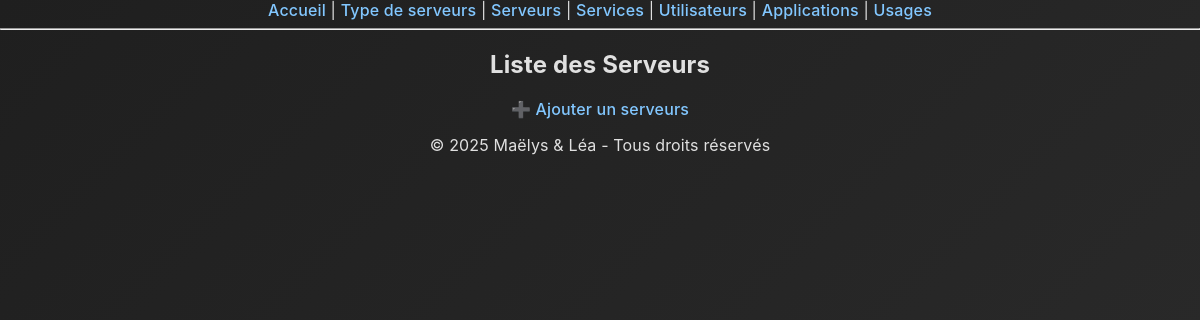
Page /serveurs/ on the earlier database version.
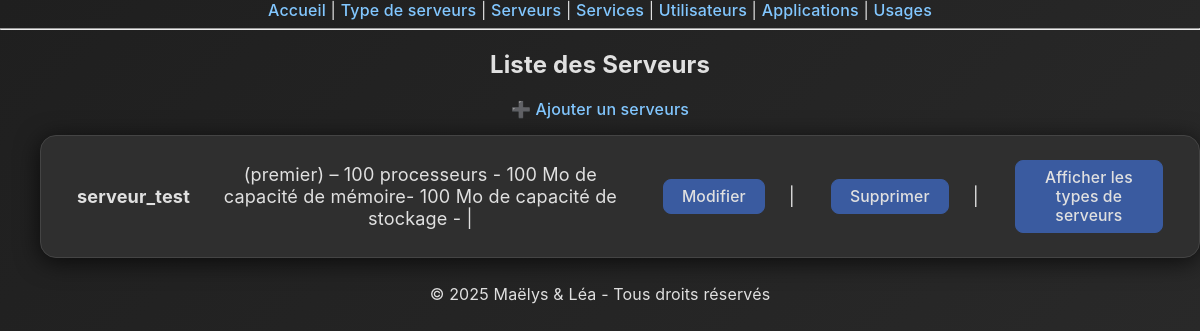
Same page on the later database version.
### monapp/models.py (models this page shows, shortened)
class Serveurs(models.Model):
    nom_serveurs = models.CharField(max_length=100, default="serveur_test")  # Ajout d'un default pour éviter problème migration
    type_serveur = models.ForeignKey("TypeServeurs", on_delete=models.CASCADE, default=None)  # Clé étrangère, renommée au singulier pour clarifier
    nombre_processeur_serveurs = models.IntegerField(default=100, blank=False)
    capacite_memoire_serveurs = models.IntegerField(default=100)
    capacite_stockage_serveurs = models.IntegerField(default=100)

class TypeServeurs(models.Model):
    type = models.CharField(max_length=100)
    description_serveurs = models.TextField(blank=False)
    def __str__(self):
        return f"{self.type}"

### monapp/views.py (the view)
# urls.py: path('serveurs/', views.serveurs_list, name='serveurs_list'),
def serveurs_list(request):
    serveurs = Serveurs.objects.all()
    return render(request, 'monapp/serveurs_list.html', {'serveurs': serveurs})

### monapp/templates/monapp/serveurs_list.html
{% extends 'monapp/base.html' %}
{% block content %}
<h2>Liste des Serveurs</h2>
<a href="{% url 'serveurs_create' %}">➕ Ajouter un serveurs</a>
<ul>
    {% for serveur in serveurs %}
        <li>
            <strong>{{ serveur.nom_serveurs }}</strong> ({{ serveur.type_serveur }}) – {{ serveur.nombre_processeur_serveurs }} processeurs - {{ serveur.capacite_memoire_serveurs }} Mo de capacité de mémoire- {{ serveur.capacite_stockage_serveurs }} Mo de capacité de stockage - {{ serveur.type_serveurs }}
            | <a href="{% url 'serveurs_update' serveur.pk %}">Modifier</a>
            | <a href="{% url 'serveurs_delete' serveur.pk %}" onclick="return confirm('Es-tu sûr de vouloir supprimer ce serveur ?')">Supprimer</a>
            | <a href="{% url 'serveurs_affiche' %}">Afficher les types de serveurs</a>
        </li>
    {% endfor %}
</ul>
<footer>
  <p>© 2025 Maëlys & Léa - Tous droits réservés</p>
</footer>
{% endblock %}

Differences in the rows shown:
added Serveurs: nom_serveurs "serveur_test", type_serveur "premier", nombre_processeur_serveurs "100", capacite_memoire_serveurs "100", capacite_stockage_serveurs "100"
